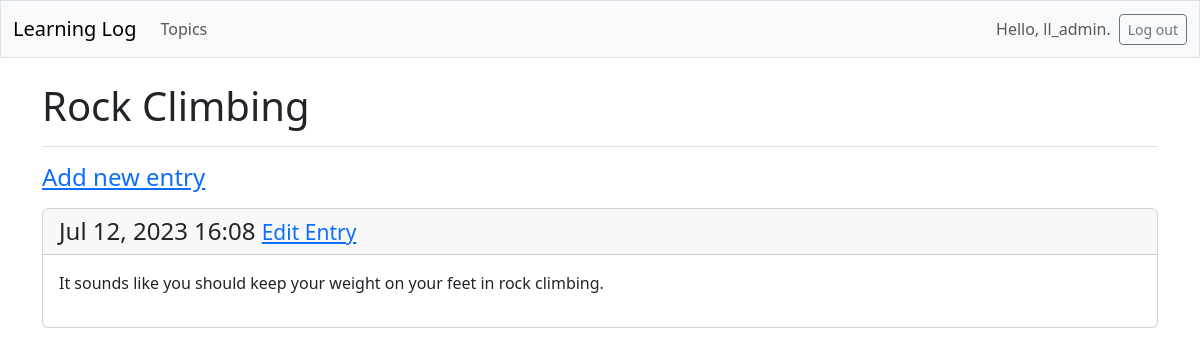
The page /topics/2/ (signed in) on the database its author committed.
### learning_logs/models.py (models this page shows, shortened)
class Topic(models.Model):
    text = models.CharField(max_length=200)
    date_added=models.DateTimeField(auto_now_add=True)
    owner = models.ForeignKey(User, on_delete=models.CASCADE)

class Entry(models.Model):
    topic = models.ForeignKey(Topic, on_delete=models.CASCADE)
    text = models.TextField()
    date_added = models.DateTimeField(auto_now_add=True)
    class Meta:
        verbose_name_plural = "entries"

### learning_logs/views.py (the view)
# urls.py: path('topics/<int:topic_id>/', views.topic, name='topic'),
@login_required
def topic(request, topic_id):
    topic = Topic.objects.get(id=topic_id)
    check_topic_owner(topic, request.user)
    entries = topic.entry_set.order_by('-date_added')
    context = {'topic': topic, 'entries': entries}
    return render(request, 'learning_logs/topic.html', context)

### learning_logs/views.py (called while the page is built)
def check_topic_owner(topic, user):
    if topic.owner != user:
        raise Http404

### learning_logs/templates/learning_logs/topic.html
{% extends 'learning_logs/base.html' %}
{% block page_header %}
  <h1>{{ topic.text }}</h1>
{% endblock page_header %}
{% block content %}
  <p>
    <h4><a href="{% url 'learning_logs:new_entry' topic.id %}">Add new entry</a></h4>
  </p>
  {% for entry in entries %}
    <div class="card mb-3">
      <h4 class="card-header">
        {{ entry.date_added|date:'M d, Y H:i' }}
        <small><a href="{% url 'learning_logs:edit_entry' entry.id %}">Edit Entry</a></small>
      </h4>
      <div class="card-body">{{ entry.text|linebreaks }}</div>
    </div>
  {% empty %}
    <p>There are no entries for this topic yet.</p>
  {% endfor %}
{% endblock content %}

### learning_logs/templates/learning_logs/base.html (shortened to what this page needs)
<!doctype html>
<html lang="en">
<head>
  {% load django_bootstrap5 %}
  {% bootstrap_css %}
</head>
<body>
  <nav class="navbar navbar-expand-md navbar-light bg-light mb-4 border">
    <div class="container-fluid">
      <a class="navbar-brand" href="{% url 'learning_logs:index' %}">
          Learning Log</a>
      <div class="collapse navbar-collapse" id="navbarCollapse">
        <ul class="navbar-nav me-auto mb-2 mb-md-0">
          <li class="nav-item">
            <a class="nav-link" href="{% url 'learning_logs:topics' %}">
              Topics</a></li>
        </ul>
        <ul class="navbar-nav ms-auto mb-2 mb-md-0">
          {% if user.is_authenticated %}
            <li class="nav-item">
              <span class="navbar-text me-2">Hello, {{ user.username }}.
                </span></li>
          {% endif %}
        </ul>
        {% if user.is_authenticated %}
          <form action="{% url 'accounts:logout' %}" method='post'>
            <button name='submit' class='btn btn-outline-secondary btn-sm'>
              Log out</button>
          </form>
        {% endif %}
      </div>
    </div>
  </nav>
  <main class="container">
    <div class="pb-2 mb-2 border-bottom">
      {% block page_header %}{% endblock page_header %}
    </div>
    <div>
      {% block content %}{% endblock content %}
    </div>
  </main>
</body>
</html>

### rows shown on the page
Topic: text "Rock Climbing"
Entry: date_added "Jul 12, 2023 16:08", text "It sounds like you should keep your weight on your feet in rock climbing."

### other values the page prints
{{ user.username }} "ll_admin"
